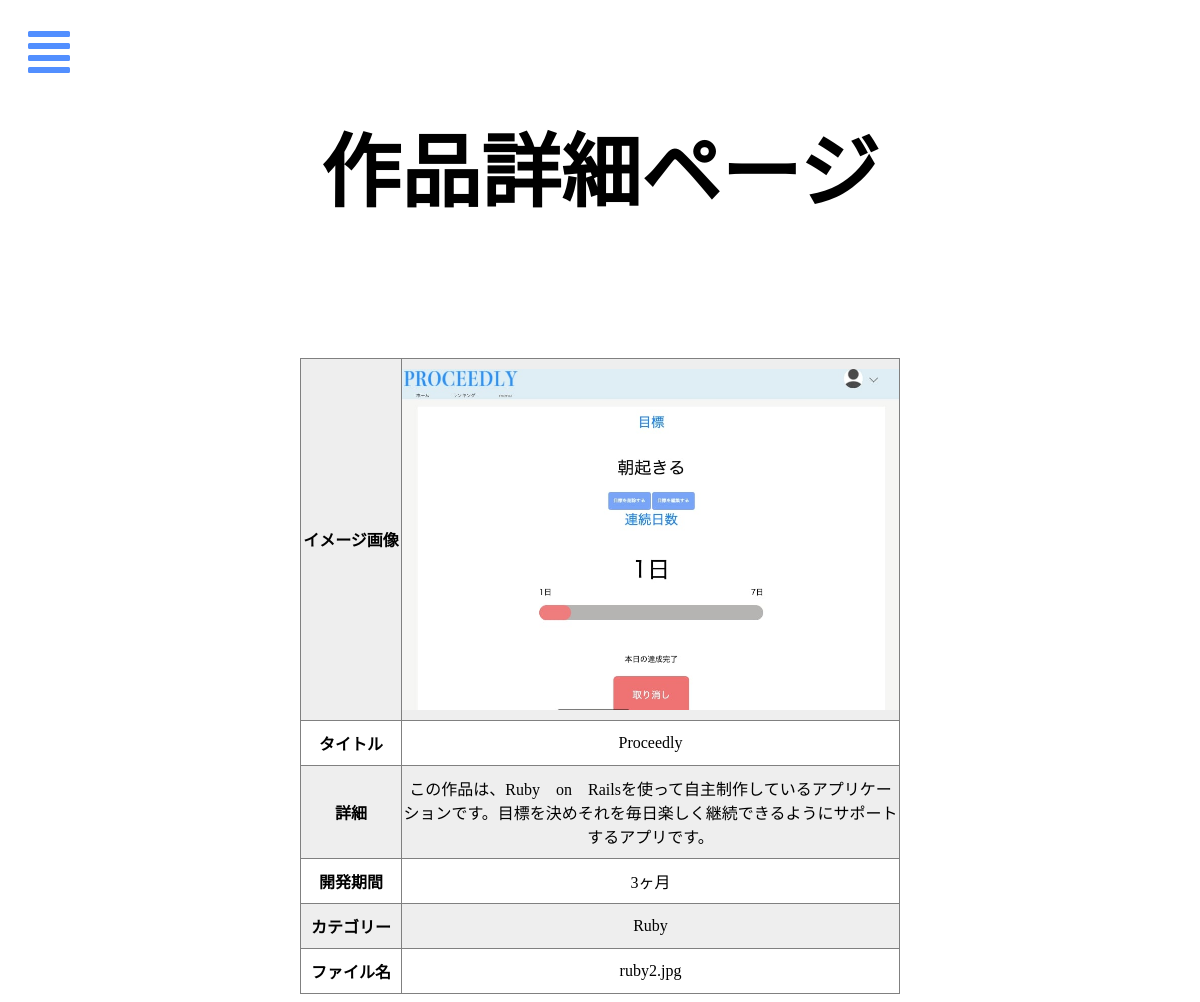
The app's page /product_details.php?id=10 with its own data.
### tables this page shows
CREATE TABLE "portfolio" (
	"id"	INTEGER,
	"product"	TEXT,
	"product_description"	TEXT,
	"cost"	TEXT,
	"category"	TEXT,
	"software"	TEXT,
	"created_at"	TEXT,
	"updated_at"	TEXT,
	"file_name"	TEXT,
	PRIMARY KEY("id")
);

### public_html/func_pub_db.php (called while the page is built, shortened)
<?php
function DB_Access($SQL_STAT) {
	$db_file_name = "../connect/portfolio.db3";
	try {
		$NewPdo = new PDO("sqlite:".$db_file_name);
		$QueryObj = $NewPdo->query($SQL_STAT);
	} catch (PDOException $e) {
		$QueryObj = "DBError：".$e->getMessage();
	}
	return $QueryObj;
}
?>

### public_html/product_details.php (the view, shortened to what this page needs)
<?php
require_once('./func_pub_db.php');
$html_str = "";
$SQL_STAT = "SELECT * FROM portfolio WHERE id =  $_GET[id]";
$QueryObj = DB_Access($SQL_STAT);
$SelectALL = $QueryObj->fetch();
$html_str .= "<tr>";
$html_str .= "<th>イメージ画像</th>";
$html_str .= "<td><img src='photo/" . $SelectALL['file_name'] . "' width='100%'></a></td>";
$html_str .= "</tr>";
$html_str .= "<tr>";
$html_str .= "<th>タイトル</th>";
$html_str .= "<td>" . $SelectALL['product'] . "</td>";
$html_str .= "</tr>";
$html_str .= "<tr>";
$html_str .= "<th>詳細</th>";
$html_str .= "<td>" . nl2br($SelectALL['product_description']) . "</td>";
$html_str .= "</tr>";
$html_str .= "<tr>";
$html_str .= "<th>開発期間</th>";
$html_str .= "<td>" . $SelectALL['cost'] . "</td>";
$html_str .= "</tr>";
$html_str .= "<tr>";
$html_str .= "<th>カテゴリー</th>";
$html_str .= "<td>" . $SelectALL['category'] . "</td>";
$html_str .= "</tr>";
$html_str .= "<th>ファイル名</th>";
$html_str .= "<td>" . $SelectALL['file_name'] . "</td>";
$html_str .= "</tr>";
?>
<html>
<head>
	<link rel="stylesheet" href="css/slide.css" type="text/css">
	<link rel="stylesheet" href="./css/bgstyle_page.css" type="text/css">
	<link rel="stylesheet" href="css/product_details.css" type="text/css">
</head>
<body>
	<main class="wrap push">
		<a href="#menu" class="menu-link">
			<i class="fas fa-align-justify justify_blue fa-3x"></i>
		</a>
		<h1>作品詳細ページ</h1>
		<div class="detalis_aitem">
			<table width="600px" border="1">
				<?= $html_str ?>
			</table>
		</div>
	</main>
</body>
</html>

### public_html/css/bgstyle_page.css (style rules this page uses)
.wrap { position: relative; }
.justify_blue { color:#528fff; }
.fa-align-justify { margin: 20px; }
.menu-link { position: absolute; top: 0; left: 0; }

### public_html/css/product_details.css (style rules this page uses)
h1 { padding-top: 100px; padding-bottom: 80px; text-align: center; font-size: 5em; }
.detalis_aitem table { margin: 0 auto; }
th { width: 100px; }
table { border-collapse: collapse; border-spacing: 0; margin-bottom: 200px; border: solid 1px gray; }
table th,table td { padding: 10px 0; text-align: center; }
table tr:nth-child(odd) { background-color: #eee }
table { border-color: gray; }

### records on screen
portfolio: file_name (picture), product "Proceedly", product_description "この作品は、Ruby on Railsを使って自主制作しているアプリケーションです。目標を決めそれを毎日楽しく継続できるようにサポートするアプリです。", cost "3ヶ月", category "Ruby", file_name "ruby2.jpg"
